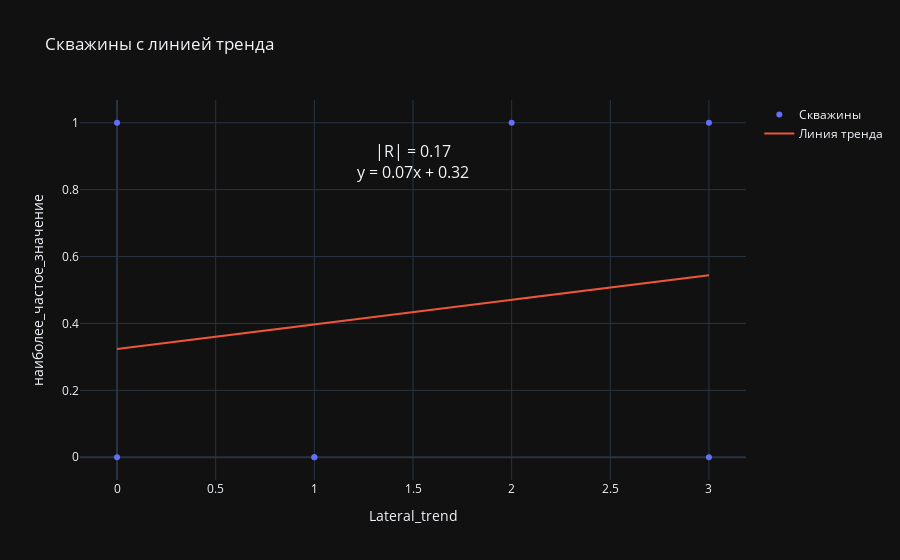

The cell this chart's notebook holds for it:
### Code cell
plot_with_trendline(df_finish, 'Lateral_trend', 'наиболее_частое_значение', 'wells')
# из данных что мне дали полчуается вот такая картина, это нормально. Саша так сказала

### Figure 1 — Plotly figure (JSON) as saved in the notebook; plotly's stock layout.template omitted (floating-point values rounded to 4 significant figures)
{"data": [{"hoverinfo": "text", "mode": "markers", "name": "Скважины", "text": ["673R, 676R", "673R, 676R", "660R", "661R", "669R", "663R", "662R"], "x": [1.0, 1.0, 0.0, 0.0, 3.0, 3.0, 2.0], "y": [0.0, 0.0, 0.0, 1.0, 0.0, 1.0, 1.0], "type": "scatter"}, {"mode": "lines", "name": "Линия тренда", "x": [1.0, 1.0, 0.0, 0.0, 3.0, 3.0, 2.0], "y": [0.3971, 0.3971, 0.3235, 0.3235, 0.5441, 0.5441, 0.4706], "type": "scatter"}], "layout": {"annotations": [{"font": {"size": 16}, "showarrow": false, "text": "|R| = 0.17<br>y = 0.07x + 0.32", "x": 0.5, "xref": "paper", "y": 0.9, "yref": "paper"}], "title": {"text": "Скважины с линией тренда"}, "xaxis": {"title": {"text": "Lateral_trend"}}, "yaxis": {"title": {"text": "наиболее_частое_значение"}}}}
